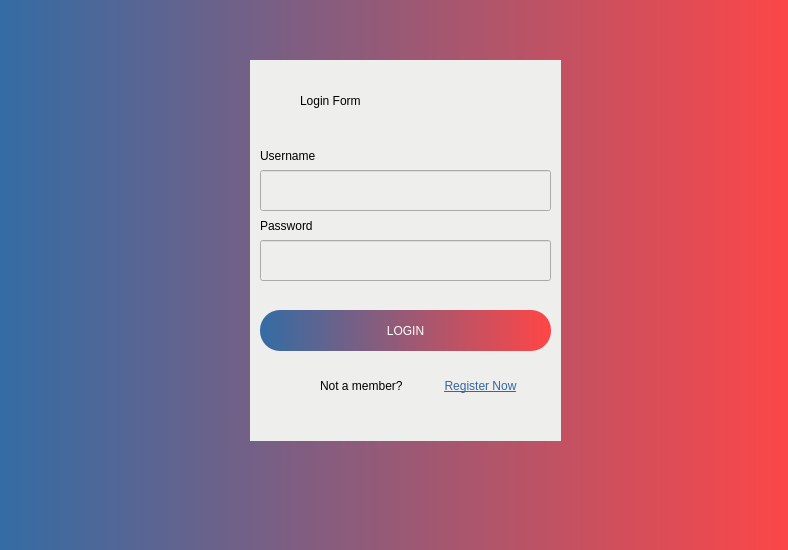
<?xml version="1.0" encoding="UTF-8"?>
<ui version="4.0">
 <class>Dialog</class>
 <widget class="QDialog" name="Dialog">
  <property name="geometry">
   <rect>
    <x>0</x>
    <y>0</y>
    <width>788</width>
    <height>550</height>
   </rect>
  </property>
  <property name="windowTitle">
   <string>Dialog</string>
  </property>
  <widget class="QWidget" name="widget" native="true">
   <property name="geometry">
    <rect>
     <x>0</x>
     <y>0</y>
     <width>800</width>
     <height>600</height>
    </rect>
   </property>
   <property name="styleSheet">
    <string notr="true">background-color: qlineargradient(spread:pad, x1:0, y1:0, x2:1, y2:0, stop:0 rgba(52, 108, 164, 255), stop:1 rgba(255, 70, 70, 255));</string>
   </property>
   <widget class="QWidget" name="widget_2" native="true">
    <property name="geometry">
     <rect>
      <x>250</x>
      <y>60</y>
      <width>311</width>
      <height>381</height>
     </rect>
    </property>
    <property name="styleSheet">
     <string notr="true">background-color: rgb(238, 238, 236);</string>
    </property>
    <widget class="QLabel" name="label">
     <property name="geometry">
      <rect>
       <x>50</x>
       <y>20</y>
       <width>231</width>
       <height>41</height>
      </rect>
     </property>
     <property name="styleSheet">
      <string notr="true">font: 75 bold italic 20pt &quot;Verdana&quot;;
color: rgb(0, 0, 0);



background-color: qlineargradient(spread:reflect, x1:0, y1:0, x2:1, y2:0, stop:0 rgba(0, 0, 0, 0), stop:1 rgba(255, 255, 255, 0));</string>
     </property>
     <property name="text">
      <string>Login Form</string>
     </property>
    </widget>
    <widget class="QLabel" name="label_2">
     <property name="geometry">
      <rect>
       <x>10</x>
       <y>80</y>
       <width>131</width>
       <height>31</height>
      </rect>
     </property>
     <property name="styleSheet">
      <string notr="true">font: 75  italic 11pt &quot;Verdana&quot;;
color: rgb(0, 0, 0);



background-color: qlineargradient(spread:reflect, x1:0, y1:0, x2:1, y2:0, stop:0 rgba(0, 0, 0, 0), stop:1 rgba(255, 255, 255, 0));</string>
     </property>
     <property name="text">
      <string>Username</string>
     </property>
    </widget>
    <widget class="QLabel" name="label_3">
     <property name="geometry">
      <rect>
       <x>10</x>
       <y>150</y>
       <width>131</width>
       <height>31</height>
      </rect>
     </property>
     <property name="styleSheet">
      <string notr="true">font: 75  italic 11pt &quot;Verdana&quot;;
color: rgb(0, 0, 0);



background-color: qlineargradient(spread:reflect, x1:0, y1:0, x2:1, y2:0, stop:0 rgba(0, 0, 0, 0), stop:1 rgba(255, 255, 255, 0));</string>
     </property>
     <property name="text">
      <string>Password</string>
     </property>
    </widget>
    <widget class="QPushButton" name="login_button">
     <property name="geometry">
      <rect>
       <x>10</x>
       <y>250</y>
       <width>291</width>
       <height>41</height>
      </rect>
     </property>
     <property name="styleSheet">
      <string notr="true">background-color: qlineargradient(spread:pad, x1:0, y1:0, x2:1, y2:0, stop:0 rgba(52, 108, 164, 255), stop:1 rgba(255, 70, 70, 255));

border-radius: 20px;
padding: 0;
border: none;

color: rgb(255, 255, 255);
font:  bold  16pt &quot;Verdana&quot;;

</string>
     </property>
     <property name="text">
      <string>LOGIN</string>
     </property>
    </widget>
    <widget class="QLineEdit" name="username_field">
     <property name="geometry">
      <rect>
       <x>10</x>
       <y>110</y>
       <width>291</width>
       <height>41</height>
      </rect>
     </property>
    </widget>
    <widget class="QLineEdit" name="password_field">
     <property name="geometry">
      <rect>
       <x>10</x>
       <y>180</y>
       <width>291</width>
       <height>41</height>
      </rect>
     </property>
    </widget>
    <widget class="QLabel" name="label_4">
     <property name="geometry">
      <rect>
       <x>70</x>
       <y>310</y>
       <width>101</width>
       <height>31</height>
      </rect>
     </property>
     <property name="styleSheet">
      <string notr="true">font:    9pt &quot;Verdana&quot;;
color: rgb(0, 0, 0);



background-color: qlineargradient(spread:reflect, x1:0, y1:0, x2:1, y2:0, stop:0 rgba(0, 0, 0, 0), stop:1 rgba(255, 255, 255, 0));</string>
     </property>
     <property name="text">
      <string>Not a member? </string>
     </property>
    </widget>
    <widget class="QPushButton" name="pushButton_2">
     <property name="geometry">
      <rect>
       <x>190</x>
       <y>310</y>
       <width>81</width>
       <height>31</height>
      </rect>
     </property>
     <property name="styleSheet">
      <string notr="true">background-color: rgba(0, 0, 0, 0);


padding: 0;
border: none;

text-decoration: underline;
color: rgb(52, 101, 164);
font:  Bold   8pt &quot;Verdana&quot;;

</string>
     </property>
     <property name="text">
      <string>Register Now</string>
     </property>
    </widget>
    <widget class="QLabel" name="error_label">
     <property name="geometry">
      <rect>
       <x>10</x>
       <y>230</y>
       <width>291</width>
       <height>16</height>
      </rect>
     </property>
     <property name="styleSheet">
      <string notr="true">font: 81 12pt &quot;Open Sans&quot;;
color: rgb(204, 0, 0);</string>
     </property>
     <property name="text">
      <string/>
     </property>
    </widget>
   </widget>
  </widget>
 </widget>
 <resources/>
 <connections/>
</ui>
